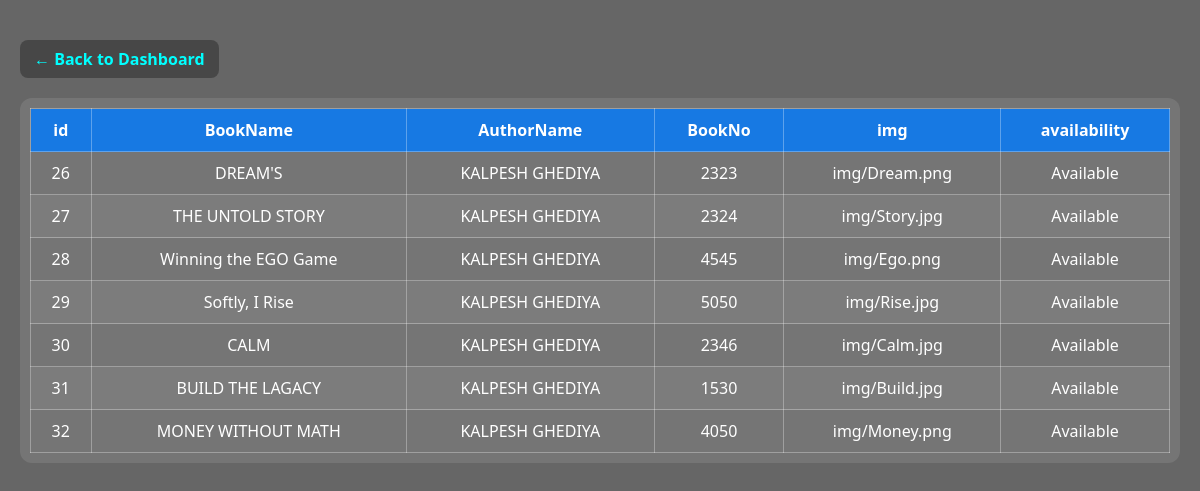
/view_table.php?table=books, run on the app's committed database.
### tables this page shows
CREATE TABLE `books` (
  `id` int(11) NOT NULL,
  `BookName` varchar(255) NOT NULL,
  `AuthorName` varchar(255) NOT NULL,
  `BookNo` varchar(100) NOT NULL,
  `img` varchar(50) NOT NULL,
  `availability` varchar(20) DEFAULT 'Available'
);

### view_table.php (the view, shortened to what this page needs)
<?php
include 'connect.php';
$table = $_GET['table'] ?? '';
$table = preg_replace('/[^a-zA-Z0-9_]/', '', $table);
$query = "SELECT * FROM $table";
$result = $conn->query($query);
?>
<!DOCTYPE html>
<html lang="en">
<head>
</head>
<body>
<a href="index11.php" class="back-link">&larr; Back to Dashboard</a>
<div class="table-wrapper">
    <?php if ($result && $result->num_rows > 0): ?>
        <table>
            <thead>
                <tr>
                    <?php if ($table === 'ebooks'): ?>
                        <th>ID</th>
                        <th>Title</th>
                        <th>Author</th>
                        <th>Download</th>
                    <?php else: ?>
                        <?php while ($field = $result->fetch_field()): ?>
                            <th><?= htmlspecialchars($field->name) ?></th>
                        <?php endwhile; ?>
                    <?php endif; ?>
                </tr>
            </thead>
            <tbody>
                <?php while ($row = $result->fetch_assoc()): ?>
                    <tr>
                        <?php if ($table === 'ebooks'): ?>
                            <td><?= htmlspecialchars($row['id']) ?></td>
                            <td><?= htmlspecialchars($row['title']) ?></td>
                            <td><?= htmlspecialchars($row['author']) ?></td>
                            <td>
                                <?php if (!empty($row['pdf_file'])): ?>
                                    <a href="<?= htmlspecialchars($row['pdf_file']) ?>" download class="download-btn">Download</a>
                                <?php else: ?>
                                    No File
                                <?php endif; ?>
                            </td>
                        <?php else: ?>
                            <?php foreach ($row as $col): ?>
                                <td><?= htmlspecialchars($col) ?></td>
                            <?php endforeach; ?>
                        <?php endif; ?>
                    </tr>
                <?php endwhile; ?>
            </tbody>
        </table>
    <?php else: ?>
        <p>No data found in <?= htmlspecialchars($table) ?> table.</p>
    <?php endif; ?>
</div>
</body>
</html>

### view_table.php (style rules this page uses)
* { box-sizing: border-box; }
body { font-family: 'Segoe UI', sans-serif; margin: 0; padding: 40px 20px; min-height: 100vh; background: rgba(0, 0, 0, 0.6); color: #fff; }
body::before { content: ''; position: fixed; top: 0; left: 0; width: 100%; height: 100%; background: url('wp2508260.webp') no-repeat center center/cover; filter: blur(6px); z-index: -1; }
.back-link { display: inline-block; margin-bottom: 20px; text-decoration: none; font-weight: bold; color: #00ffff; padding: 8px 14px; background-color: rgba(0, 0, 0, 0.3); border-radius: 8px; }
.table-wrapper { overflow-x: auto; background: rgba(255, 255, 255, 0.1); border-radius: 12px; padding: 10px; }
table { width: 100%; border-collapse: collapse; min-width: 600px; }
th, td { border: 1px solid rgba(255, 255, 255, 0.3); padding: 10px; text-align: center; color: #fff; }
th { background-color: rgba(0, 123, 255, 0.8); color: #fff; }
tr:nth-child(even) { background-color: rgba(255, 255, 255, 0.05); }

### data on the page
books: id "26", BookName "DREAM'S", AuthorName "KALPESH GHEDIYA", BookNo "2323", img "img/Dream.png", availability "Available"
books: id "27", BookName "THE UNTOLD STORY", AuthorName "KALPESH GHEDIYA", BookNo "2324", img "img/Story.jpg", availability "Available"
books: id "28", BookName "Winning the EGO Game", AuthorName "KALPESH GHEDIYA", BookNo "4545", img "img/Ego.png", availability "Available"
books: id "29", BookName "Softly, I Rise", AuthorName "KALPESH GHEDIYA", BookNo "5050", img "img/Rise.jpg", availability "Available"
books: id "30", BookName "CALM", AuthorName "KALPESH GHEDIYA", BookNo "2346", img "img/Calm.jpg", availability "Available"
books: id "31", BookName "BUILD THE LAGACY", AuthorName "KALPESH GHEDIYA", BookNo "1530", img "img/Build.jpg", availability "Available"
books: id "32", BookName "MONEY WITHOUT MATH", AuthorName "KALPESH GHEDIYA", BookNo "4050", img "img/Money.png", availability "Available"

### other printed values
$field->name "id"
$field->name "BookName"
$field->name "AuthorName"
$field->name "BookNo"
$field->name "img"
$field->name "availability"
